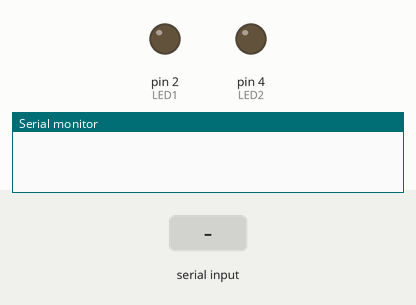
This sketch was run on a simulated Arduino Uno, built with avr-gcc and run on an emulated ATmega328P. Parts: output pins drawn as LEDs (lit = HIGH), the last lines printed to the serial monitor. The inputs (shaded band) are chosen by the test bench.

Above: at 1.2 s.
1.3 s: "1" received over Serial
At 3.5 s:
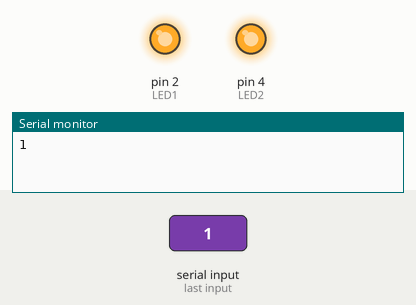
3.8 s: "2" received over Serial
At 5.6 s:
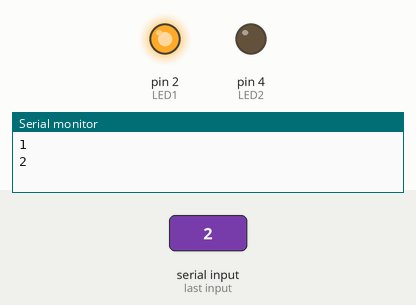
6.3 s: "4" received over Serial
At 8.5 s:
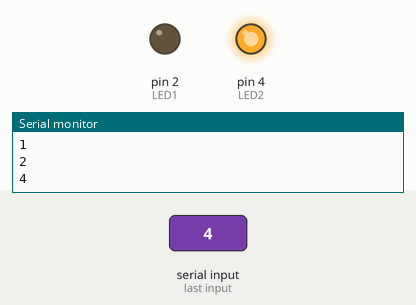
8.8 s: "3" received over Serial
At 10.7 s:
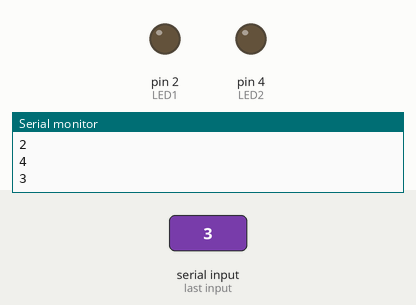
Timing chart, 0 to 12.2 s (numbered marks = the images above; inputs shaded):
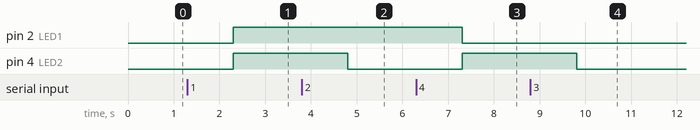

Measured:
- after the input at 1.3 s, pin 2 (LED1), pin 4 (LED2): LOW → HIGH after 1.0 s
- after the input at 3.8 s, pin 4 (LED2): HIGH → LOW after 1.0 s
- after the input at 6.3 s, pin 2 (LED1): HIGH → LOW after 1.0 s; pin 4 (LED2): LOW → HIGH after 1.0 s
- after the input at 8.8 s, pin 4 (LED2): HIGH → LOW after 1.0 s

The sketch:

esp.ino
```cpp
// Arduino

#include <Arduino.h>

int LED1 = 2;
int LED2 = 4;

void setup()
{
  Serial.begin(115200);
  pinMode(LED1, OUTPUT);
  pinMode(LED2, OUTPUT);
}

String lectura;
void loop()
{
  delay(10);
  if (Serial.available() > 0)
  {
    lectura = Serial.readString();
    Serial.println(lectura);
  }
  if (lectura == "1")
  {
    digitalWrite(LED1, 1);
    digitalWrite(LED2, 1);
  }

  else if (lectura == "2"){
     digitalWrite(LED1, 1);
    digitalWrite(LED2, 0);
  }
  else if (lectura == "3"){
    digitalWrite(LED1, 0);
    digitalWrite(LED2, 0);
  }
  else if (lectura == "4"){
      digitalWrite(LED1, 0);
    digitalWrite(LED2, 1);
  }
}
```
